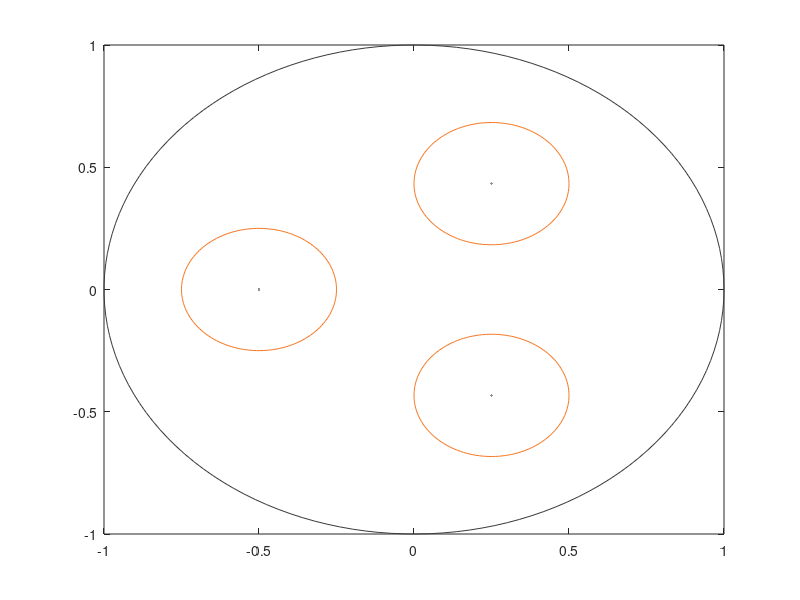

This chart was generated by the following MATLAB code: (Note: this script raises an error after producing the figure.)
function demo_interpolant_orb
% -------------------------------------------------------------------------
% In this demo we compute the error with two test functions of the 
% interpolant construct by integrals on disks with centers lying on orbits 
% 
% -------------------------------------------------------------------------
% Dates
%--------------------------------------------------------------------------
% First version: November 15, 2023;
% Checked: December 07, 2023.
%--------------------------------------------------------------------------
% Authors
%--------------------------------------------------------------------------
% L. Bruni Bruno and G. Elefante
%--------------------------------------------------------------------------
% Paper
%--------------------------------------------------------------------------
% "Interpolation by integrals on discs"
% L. Bruni Bruno and G. Elefante
%--------------------------------------------------------------------------


%--------------------------------------------------------------------------
% Parameters 
degSet = [1:20];
do_plot = 1;
intersection = 0; % 0 - no intersection, 1 - fixed radmax, 2 - caos 
typeset_rho = 4; % 1 - rand, 2 - ordered rand, 3 - equispaced, 4 - cheby
type_fun = 1;
RadMaxDiscs = 0; % 0 - fixed radius, 1 - random radius
%--------------------------------------------------------------------------


h = 1;
fprintf('\n\n')
for deg = degSet
    
fprintf('...................................................')
fprintf('\n \t degree          : %5d \n',deg)

dimP = nchoosek(deg+2,2);
NOrb = ceil((deg+1)/2); %floor(deg/2)+1;
dimPdisk = 2*[deg:-2:0] + 1;

centers = [];

switch typeset_rho
    case 1
        rho = rand(size(dimPdisk));
    case 2
        rho = sort(rand(size(dimPdisk)),'descend');
    case 3
        if dimPdisk(end)==1
            rho = linspace(0,1,size(dimPdisk,2)+1); 
            rho(end) = []; 
            rho = rho(end:-1:1);
        else
            rho = linspace(0,1,size(dimPdisk,2)+2); 
            rho(end) = []; rho(1) = [];
            rho = rho(end:-1:1);
        end
    case 4
        if dimPdisk(end)==1
            rho = cos([0:(2*NOrb)]*pi/(2*NOrb)); 
            rho = rho(2:NOrb+1);
        else
            rho = cos([0:(2*NOrb+1)]*pi/(2*NOrb+1));  
            rho = rho(2:NOrb+1);
        end
end

for j = 1:length(dimPdisk)
    theta = linspace(0,2*pi,dimPdisk(j)+1); theta(end) = [];
    theta = mod(pi*j/3+theta,2*pi);
    centers = [centers, rho(j)*exp(1i*theta)];
end
centers = [real(centers'),imag(centers')];

C = exp(1i*linspace(0,2*pi,150));

if do_plot
    figure(1)
    plot(centers(:,1),centers(:,2),'.','Color',[147,147,147]/255);
    hold on;
    plot(real(C),imag(C),'Color',[57,57,57]/255);
end

if intersection == 2
    Rmax = 1-rho';
elseif intersection == 1
    Rmax = 1-max(rho);
else
    if dimPdisk(end)==1
        R = [1,rho];
        Rmax = min(abs(R(1:end-1)-R(2:end)))/2;
    else
         R = [1,rho,0];
        Rmax = min(abs(R(1:end-1)-R(2:end)))/2;
    end
    Rmax = min(Rmax,2*pi/(2*dimPdisk(1)+2));
end

if RadMaxDiscs == 0
    radii_orb = Rmax.*ones(NOrb,1);
else
    radii_orb = Rmax*rand(NOrb,1);
end

radii = [];
for i = 1:NOrb
radii = [radii;repmat(radii_orb(i),dimPdisk(i),1)];
end

if do_plot
    for j=1:size(centers,1)
        CC = C*radii(j)+centers(j,1)+1i*centers(j,2);
        plot(real(CC),imag(CC),'Color',[245,119,34]/255)
    end
end

Vcheb = chebVandInt(deg,centers,radii);

switch type_fun 
    case 1
        f = @(x,y) exp(x).*sin(x+y);
    case 2
        f = @(x,y) 1./(25*(x.^2+y.^2)+1);
end

[XYW,~] = cub_unit_disk_sets(77);

for i = 1:length(radii)
    F(i,1) = f(XYW(:,1)*radii(i)+centers(i,1),XYW(:,2)*radii(i)+centers(i,2))'*XYW(:,3)*radii(i)^2;
end
% F = F';

a = Vcheb\F;

x = linspace(-1,1,100);
% x(1) = []; x(end) = [];
[X_old,Y_old] = meshgrid(x);
X = X_old(:).*sqrt(1-Y_old(:).^2/2); Y = Y_old(:).*sqrt(1-X_old(:).^2/2);

PolDeg = polydeg(deg); 

VxCheb = chebpolys(deg,X);
VyCheb = chebpolys(deg,Y);
for j = 1:dimP
        V(:,j) = VxCheb(:,PolDeg(j,1)+1).*VyCheb(:,PolDeg(j,2)+1);
end

P = V*a;

P = reshape(P,size(X_old));
X = reshape(X,size(X_old)); Y = reshape(Y,size(X_old));

if do_plot
    figure(4)
    mesh(X,Y,P,'FaceAlpha','0.8','edgecolor','none','facecolor',[174,208,232]/255)
    hold on;
    mesh(X,Y,f(X,Y),'FaceAlpha','0.8','edgecolor','none','facecolor',[232,198,174]/255) 
end


err(h) = norm(P(:)-f(X(:),Y(:)),'inf');

fprintf('\n \t error           : %1.4e \n',err(h))
fprintf('...................................................\n')
h = h + 1;
end

if do_plot
    figure(5)
%     semilogy(degSet,err,'-o','Color',[0,142,142]/255,'LineWidth',1.5) % blue
    semilogy(degSet,err,'-o','Color',[142,0,0]/255,'LineWidth',1.5) % red
%     semilogy(degSet,err,'-o','Color',[142,142,0]/255,'LineWidth',1.5) % mustard
    hold on;
end

end